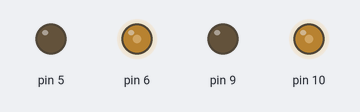
The sketch below on a simulated Arduino Uno, built with avr-gcc and run on an emulated ATmega328P. Parts: output pins drawn as LEDs (lit = HIGH).

Above: at 0.05 s.
At 3.5 s:
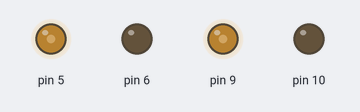
At 7.0 s:
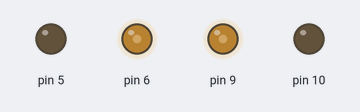
At 10.5 s:
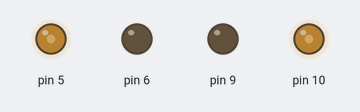
At 14.0 s:
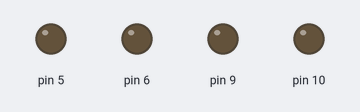
Timing chart, 0 to 18.2 s (numbered marks = the images above):
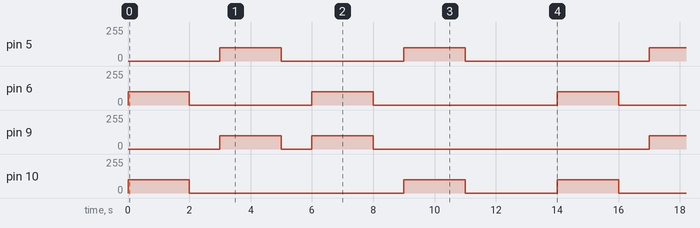

The sketch:

PruebaMotoresDRV8833.ino
```cpp
//Adaptado de: https://courses.ideate.cmu.edu/16-223/f2016/text/ex/Arduino/DRV8833-motor-driver/DRV8833-motor-driver.html
const int VelMotorDer=100;
const int VelMotorIzq=100;

void setup() {
  pinMode(5, OUTPUT);  //
  pinMode(6, OUTPUT);  //
  pinMode(9, OUTPUT);  //
  pinMode(10, OUTPUT);  //
}

void loop() {
//Motores adelante
    digitalWrite(5,LOW); //
    analogWrite(6, VelMotorIzq);
    digitalWrite(9,LOW);
    analogWrite(10, VelMotorDer);
    delay(2000);

//Detiene motores
    digitalWrite(5,LOW); //
    digitalWrite(6,LOW); //
    digitalWrite(9,LOW);
    digitalWrite(10,LOW); //
    delay(1000);

//Motores atrás
    digitalWrite(6,LOW); //
    analogWrite(5, VelMotorIzq);
    digitalWrite(10,LOW);
    analogWrite(9, VelMotorDer);
    delay(2000);

//Detiene motores
    digitalWrite(5,LOW); //
    digitalWrite(6,LOW); //
    digitalWrite(9,LOW);
    digitalWrite(10,LOW); //
    delay(1000);

//Gira motores en sentido Horario
    digitalWrite(5,LOW); //
    analogWrite(6, VelMotorIzq);
    digitalWrite(10,LOW);
    analogWrite(9, VelMotorDer);
    delay(2000);

//Detiene motores
    digitalWrite(5,LOW); //
    digitalWrite(6,LOW); //
    digitalWrite(9,LOW);
    digitalWrite(10,LOW); //
    delay(1000);

//Gira motores en sentido Antihorario
    digitalWrite(6,LOW); //
    analogWrite(5, VelMotorIzq);
    digitalWrite(9,LOW);
    analogWrite(10, VelMotorDer);
    delay(2000);

//Detiene motores
    digitalWrite(5,LOW); //
    digitalWrite(6,LOW); //
    digitalWrite(9,LOW);
    digitalWrite(10,LOW); //
    delay(3000);

}
```

Measured:
- by itself, pin 5, pin 6: repeats every 14.0 s: 0/255 4.0 s, 100/255 2.0 s, 0/255 6.0 s, 100/255 2.0 s
- by itself, pin 9: repeats every 14.0 s: 0/255 1.0 s, 100/255 2.0 s, 0/255 9.0 s, 100/255 2.0 s
- by itself, pin 10: repeats every 14.0 s: 0/255 7.0 s, 100/255 2.0 s, 0/255 3.0 s, 100/255 2.0 s
